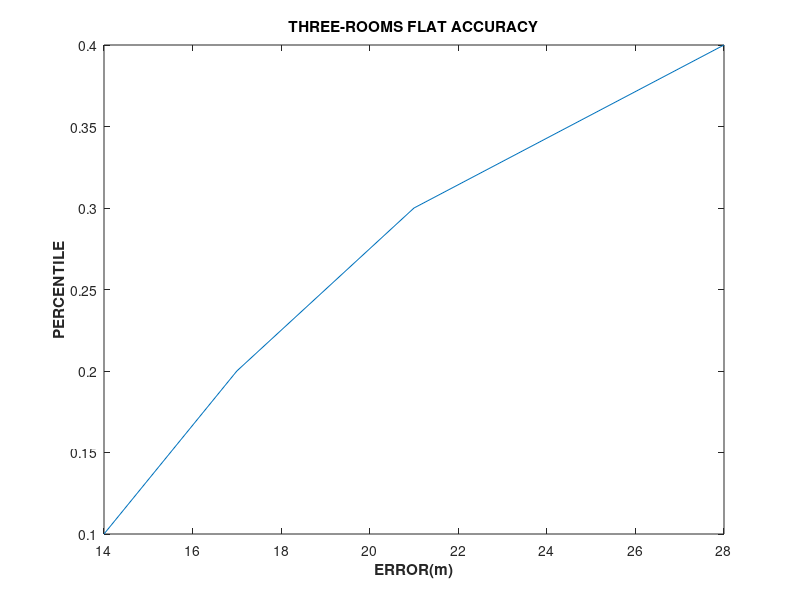

Reproduce this figure in MATLAB.
aaox = [0.4, 0.3, 0.2, 0.1]
aaoy = [28,21,17,14]
plot(aaoy,aaox);
title("THREE-ROOMS FLAT ACCURACY");
xlabel("ERROR(m)",'fontweight','bold');
ylabel("PERCENTILE",'fontweight','bold');

